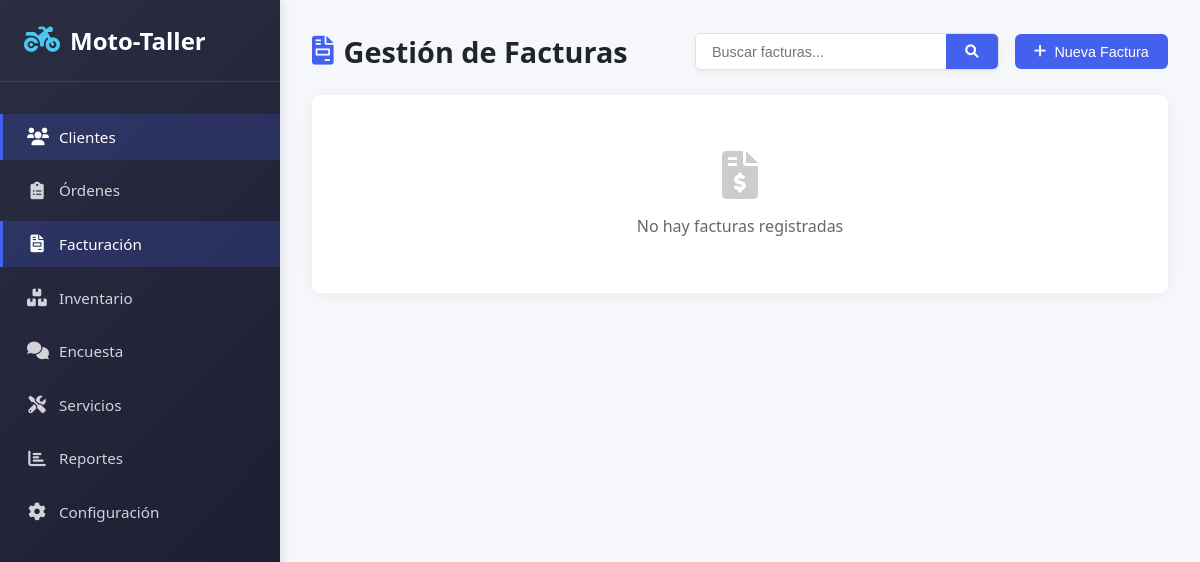
The page /dashboard/ (signed in) on the database as committed earlier.
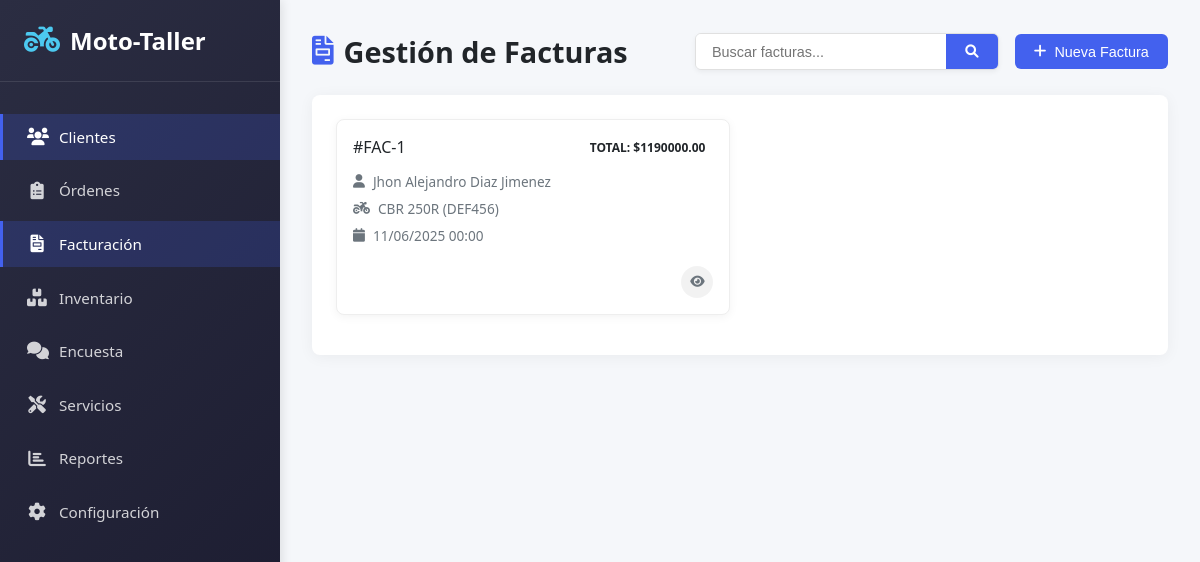
The same page on the database as committed later.
### models/factura.py (models this page shows, shortened)
class Factura(db.Model):
    __tablename__ = 'facturas'
    id = db.Column(db.Integer, primary_key=True)
    orden_id = db.Column(db.Integer, db.ForeignKey('ordenes_trabajo.id'), nullable=False)
    fecha_emision = db.Column(db.Date, nullable=False, default=datetime.utcnow)  # Using Date instead of DateTime
    subtotal = db.Column(db.Numeric(12, 2), nullable=False)  # For proper monetary values
    iva = db.Column(db.Numeric(12, 2), nullable=False)
    total = db.Column(db.Numeric(12, 2), nullable=False)
    orden = db.relationship('OrdenTrabajo', backref='facturas')

### models/cliente.py (models this page shows)
class Cliente(db.Model):
    __tablename__ = 'clientes'
    id = Column(Integer, primary_key=True)
    nombre = Column(String, nullable=False)
    cedula = Column(String, nullable=False, unique=True)
    celular = Column(String, nullable=False)
    correo = Column(String, nullable=True)
    motos = relationship('Moto', back_populates='cliente')
    ordenes = relationship('OrdenTrabajo', back_populates='cliente')

### models/moto.py (models this page shows)
class Moto(db.Model):
    __tablename__ = 'motos'
    id = Column(Integer, primary_key=True)
    cliente_id = Column(Integer, ForeignKey('clientes.id'), nullable=False)
    placa = Column(String, nullable=False, unique=True)
    marca = Column(String, nullable=False)
    modelo = Column(String, nullable=False)
    cliente = relationship('Cliente', back_populates='motos')
    ordenes = relationship('OrdenTrabajo', back_populates='moto')

### controllers/dashboard_controller.py (the view)
@dashboard.route('/')
def admin_dashboard():
    if 'usuario_id' not in session:
        flash('Debes iniciar sesión para acceder al sistema.', 'warning')
        return redirect(url_for('auth.login'))
    rol = session.get('rol')
    if rol not in ['administrador', 'tecnico', 'asesor']:
        flash('No tienes permiso para acceder al panel administrativo.', 'danger')
        return redirect(url_for('auth.login'))
    clientes = Cliente.query.all()
    ordenes = OrdenTrabajo.query.all()
    facturas = Factura.query.all()
    motos = Moto.query.all()               # 👈 Carga las motos
    tecnicos = Tecnico.query.all()         # 👈 Carga los técnicos
    return render_template('dashboard.html',
                           rol=rol,
                           username=session.get('username'),
                           clientes=clientes,
                           ordenes=ordenes,
                           facturas=facturas,
                           motos=motos,
                           tecnicos=tecnicos)  # 👈 Pasa los datos al template

### templates/dashboard.html (shortened to what this page needs)
<!DOCTYPE html>
<html lang="es">
<head>
    <link rel="stylesheet" href="{{ url_for('static', filename='css/dashboard.css') }}">
    <link rel="stylesheet" href="https://cdnjs.cloudflare.com/ajax/libs/font-awesome/6.0.0/css/all.min.css">
</head>
<body>
    <div class="dashboard-container">
        <aside class="sidebar">
            <div class="logo">
                <i class="fas fa-motorcycle"></i>
                <span>Moto-Taller</span>
            </div>
            <nav class="sidebar-nav">
                {% if session['rol'] in ['administrador', 'asesor'] %}
                <a href="#" class="nav-link active" data-section="clientes">
                    <i class="fas fa-users"></i>
                    <span>Clientes</span>
                </a>
                {% endif %}
                {% if session['rol'] in ['administrador', 'asesor', 'tecnico'] %}
                <a href="#" class="nav-link" data-section="ordenes">
                    <i class="fas fa-clipboard-list"></i>
                    <span>Órdenes</span>
                </a>
                {% endif %}
                {% if session['rol'] in ['administrador', 'asesor'] %}
                <a href="#" id="menu-facturacion" class="nav-link active" data-section="factura">
                    <i class="fas fa-file-invoice"></i>
                    <span>Facturación</span>
                </a>
                {% endif %}
                {% if session['rol'] == 'administrador' %}
                <a href="#" class="nav-link" data-section="inventario">
                <i class="fas fa-boxes"></i>
                <span>Inventario</span>
                </a>
                {% endif %}
                    <a href="#" class="nav-link" data-section="encuesta">
                       <i class="fas fa-comments"></i>
                       <span>Encuesta</span>
                    </a>
                {% if session['rol'] == 'administrador' %}
                <a href="#" class="nav-link" data-section="servicios">
                    <i class="fas fa-tools"></i>
                    <span>Servicios</span>
                </a>
                <a href="#" class="nav-link" data-section="reportes">
                    <i class="fas fa-chart-bar"></i>
                    <span>Reportes</span>
                </a>
                <a href="#" class="nav-link" data-section="configuracion">
                    <i class="fas fa-cog"></i>
                    <span>Configuración</span>
                </a>
                {% endif %}
            </nav>
        </aside>
        <main class="main-content">
            {% if session['rol'] == 'administrador' %}
{% if session['rol'] in ['administrador', 'asesor'] %}
<section class="content-section" id="factura-section">
    <header class="content-header">
        <h1><i class="fas fa-file-invoice"></i> Gestión de Facturas</h1>
        <div class="header-actions">
            <div class="search-bar">
                <input type="text" placeholder="Buscar facturas..." id="buscar-facturas">
                <button class="search-btn"><i class="fas fa-search"></i></button>
            </div>
            <button id="mostrar-formulario-factura" class="btn btn-primary">
                <i class="fas fa-plus"></i> Nueva Factura
            </button>
        </div>
    </header>
    <div class="card">
        {% if facturas %}
        <div class="order-cards">
            {% for factura in facturas %}
            <div class="order-card">
                <div class="order-header">
                    <span class="order-id">#FAC-{{ factura.id }}</span>
                    <span class="order-status">Total: ${{ "%.2f"|format(factura.total) }}</span>
                </div>
                <div class="order-body">
                    <div class="order-info">
                        <span><i class="fas fa-user"></i> {{ factura.orden.cliente.nombre }}</span>
                        <span><i class="fas fa-motorcycle"></i> {{ factura.orden.moto.modelo }} ({{ factura.orden.moto.placa }})</span>
                        <span><i class="fas fa-calendar"></i> {{ factura.fecha_emision.strftime('%d/%m/%Y %H:%M') }}</span>
                    </div>
                    <div class="order-actions">
                        <a href="{{ url_for('factura.ver_factura', id=factura.id) }}" class="btn btn-sm btn-icon" title="Ver">
                            <i class="fas fa-eye"></i>
                        </a>
                    </div>
                </div>
            </div>
            {% endfor %}
        </div>
        {% else %}
        <div class="empty-state">
            <i class="fas fa-file-invoice-dollar"></i>
            <p>No hay facturas registradas</p>
        </div>
        {% endif %}
    </div>
</section>
{% endif %}
</main>
</div>
            {% endif %}
</body>
</html>
</body>
</html>

### static/css/dashboard.css (style rules this page uses)
:root { --primary: #4361ee; --secondary: #3f37c9; --success: #4cc9f0; --danger: #f72585; --warning: #f8961e; --info: #4895ef; --light: #f8f9fa; --dark: #212529; --gray: #6c757d; --white: #ffffff; --sidebar-width: 280px; }
* { margin: 0; padding: 0; box-sizing: border-box; }
body { font-family: 'Segoe UI', Tahoma, Geneva, Verdana, sans-serif; background-color: #f5f7fa; color: var(--dark); }
.dashboard-container { display: flex; min-height: 100vh; }
.sidebar { width: var(--sidebar-width); background: linear-gradient(135deg, #2b2d42, #1a1a2e); color: var(--white); padding: 1.5rem 0; position: fixed; height: 100%; box-shadow: 2px 0 10px rgba(0, 0, 0, 0.1); z-index: 100; }
.logo { display: flex; align-items: center; padding: 0 1.5rem 1.5rem; font-size: 1.5rem; font-weight: bold; border-bottom: 1px solid rgba(255, 255, 255, 0.1); color: var(--white); }
.logo i { margin-right: 10px; font-size: 1.8rem; color: var(--success); }
.sidebar-nav { margin-top: 2rem; display: flex; flex-direction: column; gap: 0.5rem; }
.nav-link { display: flex; align-items: center; padding: 0.8rem 1.5rem; color: rgba(255, 255, 255, 0.8); text-decoration: none; transition: all 0.3s; gap: 12px; font-size: 0.95rem; border-left: 3px solid transparent; }
.nav-link i { width: 20px; text-align: center; font-size: 1.1rem; }
.nav-link.active { background-color: rgba(67, 97, 238, 0.2); color: var(--white); border-left-color: var(--primary); font-weight: 500; }
.main-content { flex: 1; margin-left: var(--sidebar-width); padding: 2rem; background-color: #f5f7fa; }
.content-section { animation: fadeIn 0.3s ease-out; }
.content-header { display: flex; justify-content: space-between; align-items: center; margin-bottom: 1.5rem; flex-wrap: wrap; gap: 1rem; }
.content-header h1 { font-size: 1.8rem; color: var(--dark); display: flex; align-items: center; gap: 10px; }
.content-header h1 i { color: var(--primary); }
.header-actions { display: flex; gap: 1rem; align-items: center; }
.search-bar { display: flex; border-radius: 6px; overflow: hidden; box-shadow: 0 2px 5px rgba(0, 0, 0, 0.05); border: 1px solid #e0e0e0; transition: all 0.3s; }
.search-bar input { padding: 0.6rem 1rem; border: none; outline: none; min-width: 250px; font-size: 0.9rem; }
.search-btn { background-color: var(--primary); color: white; border: none; padding: 0 1.2rem; cursor: pointer; transition: background-color 0.3s; }
.card { background-color: var(--white); border-radius: 8px; box-shadow: 0 2px 15px rgba(0, 0, 0, 0.05); padding: 1.5rem; margin-bottom: 2rem; }
.order-cards { display: grid; grid-template-columns: repeat(auto-fill, minmax(300px, 1fr)); gap: 1.2rem; }
.order-card { background-color: var(--white); border-radius: 8px; box-shadow: 0 2px 10px rgba(0, 0, 0, 0.05); padding: 1.2rem; border-left: 4px solid; transition: transform 0.3s, box-shadow 0.3s; }
.order-header { display: flex; justify-content: space-between; margin-bottom: 0.8rem; font-weight: 500; }
.order-status { padding: 0.2rem 0.5rem; border-radius: 20px; font-size: 0.75rem; font-weight: 600; text-transform: uppercase; }
.order-body { display: flex; flex-direction: column; gap: 0.8rem; }
.order-info { display: flex; flex-direction: column; gap: 0.5rem; color: var(--gray); font-size: 0.85rem; }
.order-info span { display: flex; align-items: center; gap: 8px; }
.order-actions { display: flex; justify-content: flex-end; gap: 0.5rem; margin-top: 0.5rem; }
.btn { display: inline-flex; align-items: center; justify-content: center; padding: 0.6rem 1.2rem; border-radius: 6px; font-weight: 500; font-size: 0.9rem; text-decoration: none; transition: all 0.3s; gap: 8px; border: none; cursor: pointer; }
.btn-primary { background-color: var(--primary); color: var(--white); }
.btn-sm { padding: 0.4rem 0.8rem; font-size: 0.8rem; }
.btn-icon { width: 32px; height: 32px; padding: 0; border-radius: 50%; background-color: rgba(0, 0, 0, 0.05); color: var(--gray); }

### templates/dashboard.html (style rules this page uses)
.order-card { margin-bottom: 1rem; border: 1px solid #eee; border-radius: 8px; padding: 1rem; transition: all 0.2s ease; }

Rows that differ between the two databases and show on the page:
added Factura: id "1", total "1190000.00", orden.cliente.nombre "Jhon Alejandro Diaz Jimenez", orden.moto.modelo "CBR 250R", orden.moto.placa "DEF456", fecha_emision "11/06/2025 00:00"
Other text that changed with them:
text no longer shown: "No hay facturas registradas"
